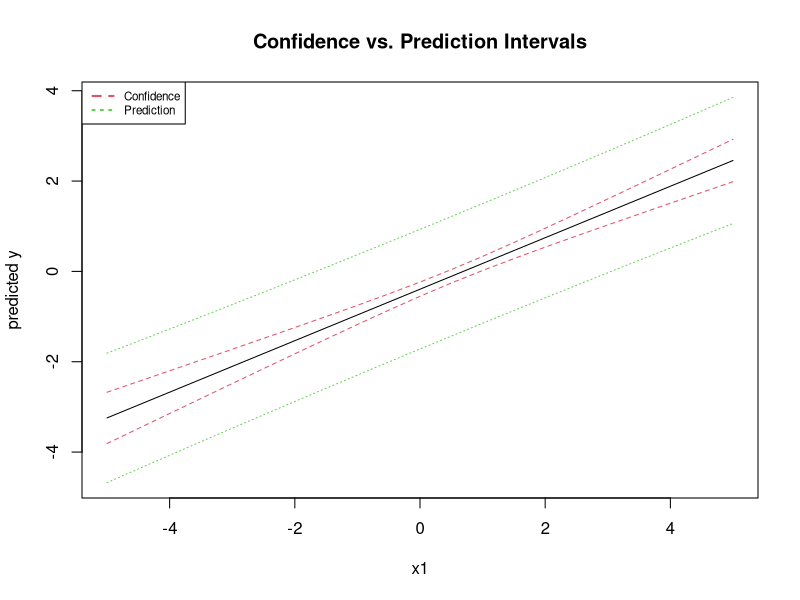
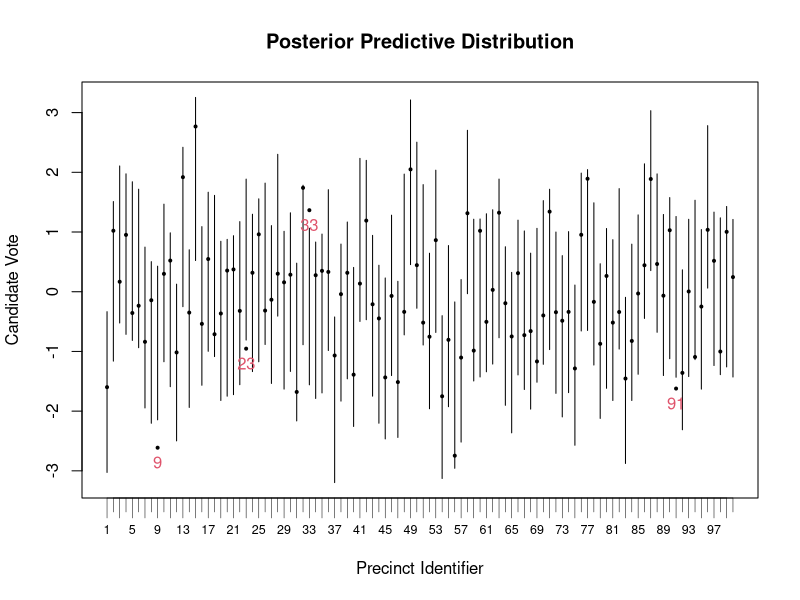

Write the R code that produced these figures, in order.
# Description : Graphing the uncertainty of predictions
# Website : http://statistical-research.com/the-uncertainty-of-predictions/

doInstall <- TRUE # Change to FALSE if you don't want packages installed.
toInstall <- c("LearnBayes", "ggplot2", "Hmisc", "reshape2")
if(doInstall){install.packages(toInstall, repos = "http://cran.r-project.org")}
lapply(toInstall, library, character.only = TRUE)


library(LearnBayes)
alpha = 0.05
y = rnorm(100,0, 1)
x1= y+rnorm(100,1,1)
x2= y+rnorm(100,2,2)

##### Least-squares fit
fit=lm(y~x1+x2,x=TRUE,y=TRUE)

new = data.frame(x1 = seq(-5, 5, 0.5), x2=seq(-3, 7, 0.5))

pred.w.plim = predict(fit, new, interval = "prediction")
pred.w.clim = predict(fit, new, interval = "confidence")
matplot(new$x1, cbind(pred.w.clim, pred.w.plim[,-1]),
        lty = c(1,2,2,3,3), col=c(1,2,2,3,3), type = "l", 
        ylab = "predicted y", xlab= "x1", main="Confidence vs. Prediction Intervals")
legend("topleft", c("Confidence","Prediction"), lwd=2, lty=c(2,3), col=c(2,3), cex=.7)

##### Sampling from posterior
theta.sample=blinreg(fit$y,fit$x,5000)


######### Model checking via posterior predictive distribution
pred.draws=blinregpred(fit$x,theta.sample)
pred.sum=apply(pred.draws,2,quantile,c(alpha/2,1-alpha/2))

par(mfrow=c(1,1))
ind=1:ncol( pred.sum )
ind.odd=seq(1,ncol( pred.sum ), by=2)
ind.even=seq(2,ncol( pred.sum ), by=2)
matplot(rbind(ind,ind),pred.sum,type="l",lty=1,col=1,
        xlab="Precinct Identifier",ylab="Candidate Vote", main="Posterior Predictive Distribution"
        , xaxt='n')
axis(side=1, at=ind.odd, tcl = -1.0, lty = 1, lwd = 0.5, labels=ind.odd, cex.axis=.75)
axis(side=1, at=ind.even, tcl = -0.7, lty = 1, lwd = 0.5, labels=rep("",length(ind.even)), cex.axis=.75)
points(ind,y,pch=19, cex=.4)

out=(y>pred.sum[2,] | y<pred.sum[1,])
text(ind[out], y[out], label=ind[out], pos = 1, cex=1, col=2)
